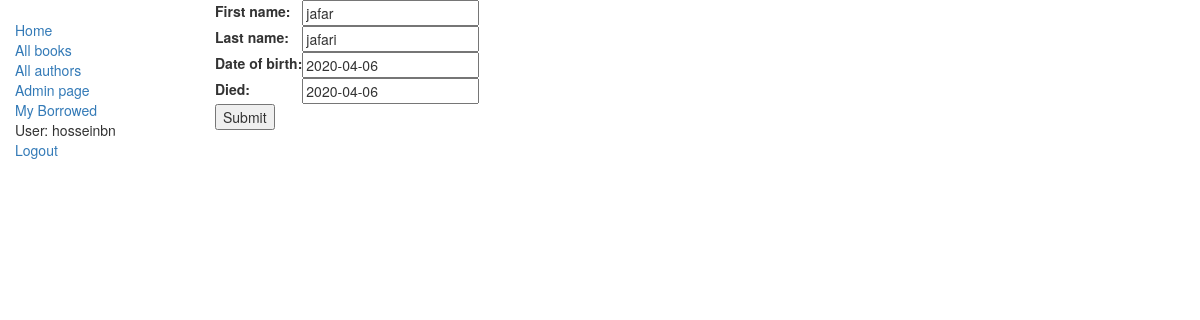
Screenshot of /catalog/author/1/update/ (signed in) with the database file from the repository.
### catalog/models.py (models this page shows, shortened)
class Author(models.Model):
    first_name = models.CharField(max_length=100)
    last_name = models.CharField(max_length=100)
    date_of_birth = models.DateField(null=True, blank=True)
    date_of_death = models.DateField('Died', null=True, blank=True)

### catalog/views.py (the view)
# urls.py: url(r'^author/(?P<pk>\d+)/update/$', views.AuthorUpdate.as_view(), name='author_update'),
class AuthorUpdate(generic.UpdateView):
    model = models.Author
    fields = ['first_name','last_name','date_of_birth','date_of_death']

### catalog/templates/catalog/author_form.html (shortened to what this page needs)
{% extends "catalog/base_generic.html" %}
{% block content %}
<form action="" method="post">
    <table>
    {{ form.as_table }}
    </table>
    <input type="submit" value="Submit" />
</form>
{% endblock %}

### catalog/templates/catalog/base_generic.html (shortened to what this page needs)
<!DOCTYPE html>
<html lang="en">
<head>
  <link rel="stylesheet" href="https://maxcdn.bootstrapcdn.com/bootstrap/3.3.7/css/bootstrap.min.css">
  {% load static %}
  <link rel="stylesheet" href="{% static 'catalog/styles.css' %}">
</head>
<body>
  <div class="container-fluid">
    <div class="row">
      <div class="col-sm-2">
      {% block sidebar %}
      <ul class="sidebar-nav">
          <li><a href="{% url 'catalog:index' %}">Home</a></li>
          <li><a href="{% url 'catalog:books' %}">All books</a></li>
          <li><a href="{% url 'catalog:authors' %}">All authors</a></li>
          <li><a href="/admin/"> Admin page </a></li>
          <li><a href="{% url 'catalog:my-borrowed' %}">My Borrowed</a></li>
          {% if user.is_authenticated %}
            <li>User: {{ user.get_username }}</li>
            <li><a href="{% url 'logout'%}?next={{request.path}}">Logout</a></li>
          {% else %}
            <li><a href="{% url 'login'%}?next={{request.path}}">Login</a></li>
          {% endif %}
      </ul>
     {% endblock %}
      </div>
      <div class="col-sm-10 ">
      {% block content %}{% endblock %}
      </div>
    </div>
  </div>
</body>
</html>

### catalog/static/catalog/styles.css (style rules this page uses)
.sidebar-nav { margin-top: 20px; padding: 0; list-style: none; }

### rows the page displays
Author: first_name "jafar", last_name "jafari", date_of_birth "2020-04-06", date_of_death "2020-04-06"

### other values shown
{{ user.get_username }} "hosseinbn"
